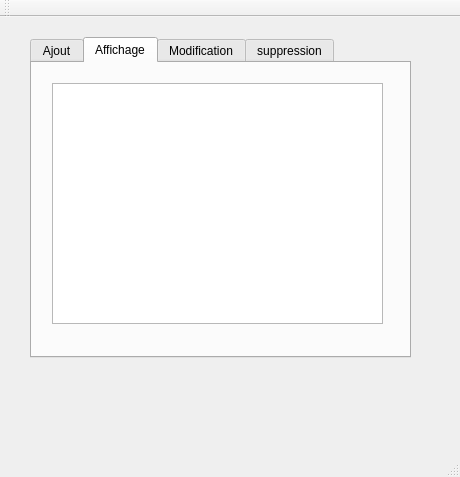
<?xml version="1.0" encoding="UTF-8"?>
<ui version="4.0">
 <class>MainWindow</class>
 <widget class="QMainWindow" name="MainWindow">
  <property name="geometry">
   <rect>
    <x>0</x>
    <y>0</y>
    <width>460</width>
    <height>477</height>
   </rect>
  </property>
  <property name="windowTitle">
   <string>Gestion des Clients</string>
  </property>
  <widget class="QWidget" name="centralWidget">
   <widget class="QTabWidget" name="tabWidget">
    <property name="geometry">
     <rect>
      <x>30</x>
      <y>20</y>
      <width>381</width>
      <height>321</height>
     </rect>
    </property>
    <property name="currentIndex">
     <number>1</number>
    </property>
    <widget class="QWidget" name="tab">
     <attribute name="title">
      <string>Ajout</string>
     </attribute>
     <widget class="QGroupBox" name="groupBox">
      <property name="geometry">
       <rect>
        <x>30</x>
        <y>20</y>
        <width>311</width>
        <height>251</height>
       </rect>
      </property>
      <property name="title">
       <string>Ajouter Facture</string>
      </property>
      <widget class="QLabel" name="label">
       <property name="geometry">
        <rect>
         <x>10</x>
         <y>40</y>
         <width>71</width>
         <height>16</height>
        </rect>
       </property>
       <property name="text">
        <string>Id Facture</string>
       </property>
      </widget>
      <widget class="QLabel" name="label_2">
       <property name="geometry">
        <rect>
         <x>10</x>
         <y>80</y>
         <width>47</width>
         <height>13</height>
        </rect>
       </property>
       <property name="text">
        <string>Date </string>
       </property>
      </widget>
      <widget class="QLabel" name="label_3">
       <property name="geometry">
        <rect>
         <x>10</x>
         <y>120</y>
         <width>47</width>
         <height>13</height>
        </rect>
       </property>
       <property name="text">
        <string>Montant</string>
       </property>
      </widget>
      <widget class="QLineEdit" name="lineEdit_id">
       <property name="geometry">
        <rect>
         <x>140</x>
         <y>40</y>
         <width>113</width>
         <height>20</height>
        </rect>
       </property>
      </widget>
      <widget class="QLineEdit" name="lineEdit_montant">
       <property name="geometry">
        <rect>
         <x>140</x>
         <y>120</y>
         <width>113</width>
         <height>20</height>
        </rect>
       </property>
      </widget>
      <widget class="QPushButton" name="ajout_button">
       <property name="geometry">
        <rect>
         <x>220</x>
         <y>220</y>
         <width>75</width>
         <height>23</height>
        </rect>
       </property>
       <property name="text">
        <string>Ajouter</string>
       </property>
      </widget>
      <widget class="QLabel" name="label_4">
       <property name="geometry">
        <rect>
         <x>10</x>
         <y>170</y>
         <width>131</width>
         <height>16</height>
        </rect>
       </property>
       <property name="text">
        <string>Methode de paiement</string>
       </property>
      </widget>
      <widget class="QLineEdit" name="lineEdit_method">
       <property name="geometry">
        <rect>
         <x>140</x>
         <y>160</y>
         <width>113</width>
         <height>22</height>
        </rect>
       </property>
      </widget>
      <widget class="QDateEdit" name="lineEdit_date">
       <property name="geometry">
        <rect>
         <x>140</x>
         <y>80</y>
         <width>110</width>
         <height>22</height>
        </rect>
       </property>
      </widget>
     </widget>
    </widget>
    <widget class="QWidget" name="tab_2">
     <attribute name="title">
      <string>Affichage</string>
     </attribute>
     <widget class="QTableView" name="tableView">
      <property name="geometry">
       <rect>
        <x>20</x>
        <y>20</y>
        <width>331</width>
        <height>241</height>
       </rect>
      </property>
     </widget>
    </widget>
    <widget class="QWidget" name="tab_3">
     <attribute name="title">
      <string>Modification</string>
     </attribute>
     <widget class="QGroupBox" name="groupBox_2">
      <property name="geometry">
       <rect>
        <x>30</x>
        <y>20</y>
        <width>311</width>
        <height>251</height>
       </rect>
      </property>
      <property name="title">
       <string>Modifier Facture</string>
      </property>
      <widget class="QLabel" name="label_5">
       <property name="geometry">
        <rect>
         <x>10</x>
         <y>40</y>
         <width>71</width>
         <height>16</height>
        </rect>
       </property>
       <property name="text">
        <string>Id Facture</string>
       </property>
      </widget>
      <widget class="QLabel" name="label_6">
       <property name="geometry">
        <rect>
         <x>10</x>
         <y>80</y>
         <width>47</width>
         <height>13</height>
        </rect>
       </property>
       <property name="text">
        <string>Date </string>
       </property>
      </widget>
      <widget class="QLabel" name="label_7">
       <property name="geometry">
        <rect>
         <x>10</x>
         <y>120</y>
         <width>47</width>
         <height>13</height>
        </rect>
       </property>
       <property name="text">
        <string>Montant</string>
       </property>
      </widget>
      <widget class="QLineEdit" name="lineEdit_id_2">
       <property name="geometry">
        <rect>
         <x>140</x>
         <y>40</y>
         <width>113</width>
         <height>20</height>
        </rect>
       </property>
      </widget>
      <widget class="QLineEdit" name="lineEdit_montant_2">
       <property name="geometry">
        <rect>
         <x>140</x>
         <y>120</y>
         <width>113</width>
         <height>20</height>
        </rect>
       </property>
      </widget>
      <widget class="QPushButton" name="modifier_button">
       <property name="geometry">
        <rect>
         <x>220</x>
         <y>220</y>
         <width>75</width>
         <height>23</height>
        </rect>
       </property>
       <property name="text">
        <string>Modifier</string>
       </property>
      </widget>
      <widget class="QLabel" name="label_8">
       <property name="geometry">
        <rect>
         <x>10</x>
         <y>170</y>
         <width>131</width>
         <height>16</height>
        </rect>
       </property>
       <property name="text">
        <string>Methode de paiement</string>
       </property>
      </widget>
      <widget class="QLineEdit" name="lineEdit_method_2">
       <property name="geometry">
        <rect>
         <x>140</x>
         <y>160</y>
         <width>113</width>
         <height>22</height>
        </rect>
       </property>
      </widget>
      <widget class="QDateEdit" name="lineEdit_date_2">
       <property name="geometry">
        <rect>
         <x>140</x>
         <y>80</y>
         <width>110</width>
         <height>22</height>
        </rect>
       </property>
      </widget>
     </widget>
    </widget>
    <widget class="QWidget" name="tab_4">
     <attribute name="title">
      <string>suppression</string>
     </attribute>
     <widget class="QPushButton" name="pushButton_supprimer">
      <property name="geometry">
       <rect>
        <x>130</x>
        <y>150</y>
        <width>93</width>
        <height>28</height>
       </rect>
      </property>
      <property name="text">
       <string>supprimer</string>
      </property>
     </widget>
     <widget class="QLineEdit" name="lineEdit_supprimer">
      <property name="geometry">
       <rect>
        <x>120</x>
        <y>120</y>
        <width>113</width>
        <height>22</height>
       </rect>
      </property>
     </widget>
     <widget class="QLabel" name="label_9">
      <property name="geometry">
       <rect>
        <x>120</x>
        <y>90</y>
        <width>191</width>
        <height>16</height>
       </rect>
      </property>
      <property name="text">
       <string>Id de la facture à supprimer:</string>
      </property>
     </widget>
    </widget>
   </widget>
  </widget>
  <widget class="QMenuBar" name="menuBar">
   <property name="geometry">
    <rect>
     <x>0</x>
     <y>0</y>
     <width>460</width>
     <height>26</height>
    </rect>
   </property>
  </widget>
  <widget class="QToolBar" name="mainToolBar">
   <attribute name="toolBarArea">
    <enum>TopToolBarArea</enum>
   </attribute>
   <attribute name="toolBarBreak">
    <bool>false</bool>
   </attribute>
  </widget>
  <widget class="QStatusBar" name="statusBar"/>
 </widget>
 <layoutdefault spacing="6" margin="11"/>
 <resources/>
 <connections/>
</ui>
